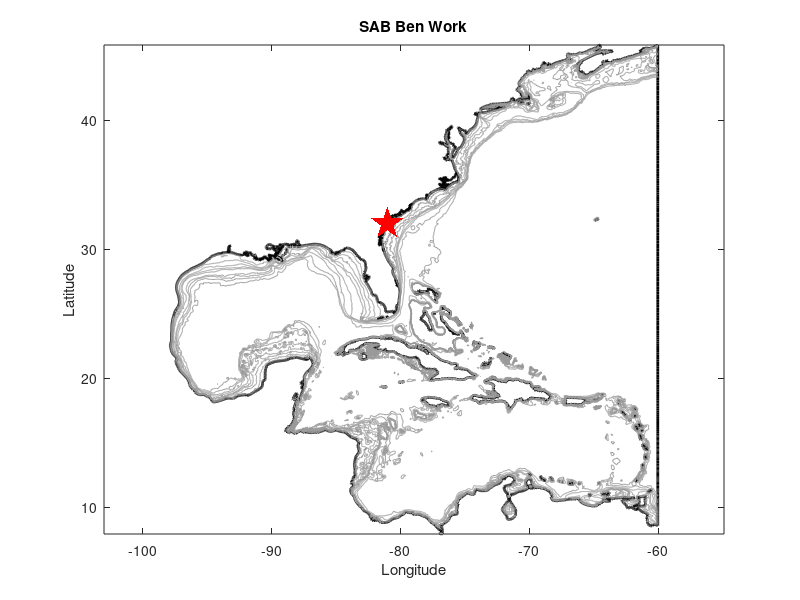

The MATLAB script that drew this image: (Note: this script raises an error after producing the figure.)


cd 'C:\Users\fmm17241\OneDrive - University of Georgia\data'

%Build the map
load contourinfo
yes=figure()
hb=plot(coastline.x,coastline.y,'k'); set(hb,'linewidth',2); hold on;
axis equal
hold on
xlabel('Longitude');
ylabel('Latitude');
title('SAB Ben Work');
for i=1:length(bathymetry)
  hc(i)=line(bathymetry(i).x(:),bathymetry(i).y(:),'color',[.6 .6 .6],'LineWidth',0.5);
end
SkiO = [31.988137878676937, -81.0219881445705]
scatter(SkiO(2),SkiO(1),600,'r','p','filled');
%%

load January_23_angus_dbds.mat
load January_23_angus_ebds.mat


dn = fstruct.dn;
x = fstruct.m_gps_lat;
y = fstruct.m_gps_lon;
% Strip nans; lat and lon full of them. Around 1 coord set every 4 hours
index = ~(isnan(x) | isnan(y) | isnan(dn));

nanx = isnan(x);
t = 1:numel(x);

x(nanx) = interp1(t(~nanx),x(~nanx),t(nanx));
y(nanx) = interp1(t(~nanx),y(~nanx),t(nanx));


[~, u] = unique(fstruct.dn);
udn = fstruct.dn(u);
% uvx = fstruct.m_final_water_vx(u);
% uvy = fstruct.m_final_water_vy(u);
% waterdepthtemp = fstruct.m_water_depth(u);
xuniq = x(u);
yuniq = y(u);
index = ~(isnan(udn) | isnan(xuniq));
dn = fstruct.dn(index);
% waterdepth = waterdepthtemp(index);
% dt = datetime(dn,'ConvertFrom','datenum');
% vx = fstruct.m_final_water_vx(index);
% vy = fstruct.m_final_water_vy(index);
% vx = fillmissing(vx,'next');
% vy = fillmissing(vy,'next');
xnew = xuniq(index);
ynew = yuniq(index);

correctedDN = (dn(2:end)+dn(1:end-1))/2;
correcttime = datetime(correctedDN,'ConvertFrom','datenum');
% correctedVX = vx(1:end-1);
% correctedVY = vy(1:end-1);
correctedLat = xnew(1:end-1);
correctedLon = ynew(1:end-1);
correctedGPS = [correctedLat,correctedLon];




dtSep21 = datetime(fstruct.dn,'convertfrom','datenum');
hold on
plot(correctedLon,correctedLat,'r')
title('SAB Ben Work: Sep 25-Nov 02, 2021')


load November_21_angus_dbds.mat
load November_21_angus_ebds.mat

load July_21_franklin_dbds.mat
load July_21_franklin_ebds.mat

load September_21_salacia_dbds.mat
load September_21_salacia_ebds.mat
